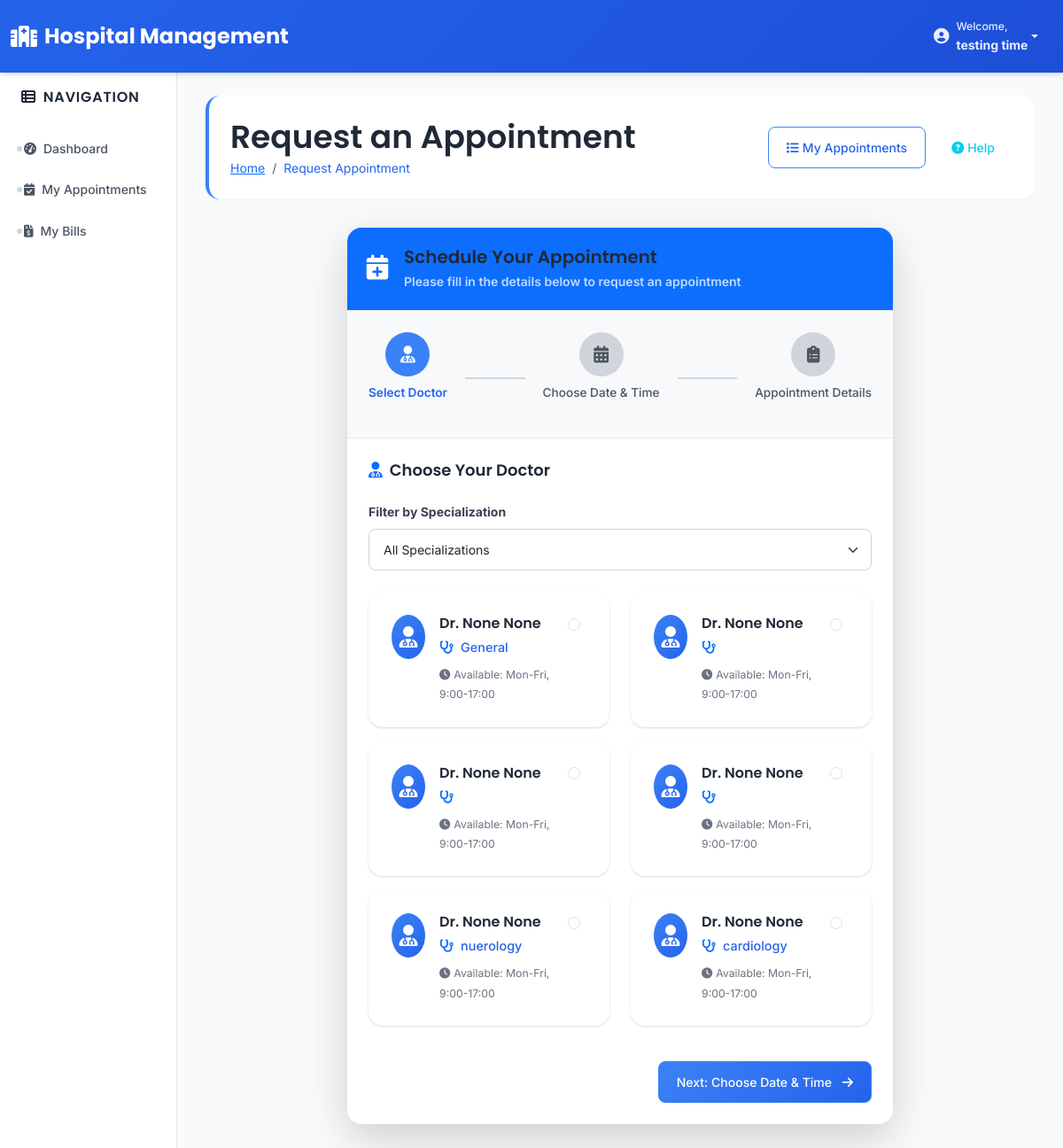
Page /appointments/request/ (signed in) on the committed database.
### accounts/models.py (models this page shows)
class CustomUser(AbstractUser):
    first_name = None
    last_name = None
    ROLE_CHOICES = (
        ('admin', 'Admin'),
        ('doctor', 'Doctor'),
        ('patient', 'Patient'),
        ('receptionist', 'Receptionist'),
    )
    role = models.CharField(max_length=20, choices=ROLE_CHOICES)
    GENDER_CHOICES = (
        ('Male', 'Male'),
        ('Female', 'Female'),
        ('Other', 'Other'),
    )
    gender = models.CharField(max_length=10, choices=GENDER_CHOICES, null=True, blank=True)
    REQUIRED_FIELDS = []  # Only username is required

### doctors/models.py (models this page shows, shortened)
class Doctor(models.Model):
    user = models.OneToOneField(
        CustomUser,
        on_delete=models.CASCADE,
        related_name='doctor_profile'
    )
    specialization = models.CharField(max_length=100)
    contact = models.CharField(max_length=15)

### appointments/views.py (the view)
# urls.py: path('request/', views.request_appointment, name='request_appointment'),
@login_required
def request_appointment(request):
    if request.user.role != 'patient':
        messages.error(request, "Access denied")
        return redirect('dashboard')
    patient = request.user.patient_profile
    if request.method == 'POST':
        form = AppointmentRequestForm(request.POST)
        if form.is_valid():
            appointment = form.save(commit=False)
            appointment.patient = patient
            appointment.request_status = 'Pending'
            appointment.save()
            messages.success(request, "Appointment request sent successfully!")
            return redirect('appointments:appointment_list')
    else:
        form = AppointmentRequestForm()
    doctors = CustomUser.objects.filter(role='doctor').select_related('doctor_profile')
    specializations = (
        doctors
        .exclude(doctor_profile__isnull=True)
        .values_list('doctor_profile__specialization', flat=True)
        .distinct()
    )
    return render(request, 'appointments/request_appointment.html', {
        'form': form,
        'doctors': doctors,
        'specializations': specializations,
    })

### templates/appointments/request_appointment.html (shortened to what this page needs)
{% extends 'base.html' %}
{% load static %}
{% block page_title %}Request an Appointment{% endblock %}
{% block current_page %}Request Appointment{% endblock %}
{% block page_actions %}
<div class="d-flex gap-2">
    <a href="{% url 'appointments:appointment_list' %}" class="btn btn-outline-primary">
        <i class="fas fa-list me-1"></i>My Appointments
    </a>
    <button class="btn btn-outline-info" data-bs-toggle="modal" data-bs-target="#helpModal">
        <i class="fas fa-question-circle me-1"></i>Help
    </button>
</div>
{% endblock %}
{% block content %}
<div class="row justify-content-center">
    <div class="col-xl-8 col-lg-10">
        <div class="card shadow-lg" data-animate>
            <div class="card-header bg-primary text-white">
                <div class="d-flex align-items-center">
                    <div class="me-3">
                        <i class="fas fa-calendar-plus fa-2x"></i>
                    </div>
                    <div>
                        <h4 class="mb-1">Schedule Your Appointment</h4>
                        <p class="mb-0 opacity-75">Please fill in the details below to request an appointment</p>
                    </div>
                </div>
            </div>
            <div class="card-body p-0">
                <div class="appointment-steps p-4 bg-light">
                    <div class="row">
                        <div class="col-12">
                            <div class="d-flex justify-content-between align-items-center mb-3">
                                <div class="step-item active" id="step1-indicator">
                                    <div class="step-circle">
                                        <i class="fas fa-user-md"></i>
                                    </div>
                                    <div class="step-label">Select Doctor</div>
                                </div>
                                <div class="step-connector" id="connector1"></div>
                                <div class="step-item" id="step2-indicator">
                                    <div class="step-circle">
                                        <i class="fas fa-calendar-alt"></i>
                                    </div>
                                    <div class="step-label">Choose Date & Time</div>
                                </div>
                                <div class="step-connector" id="connector2"></div>
                                <div class="step-item" id="step3-indicator">
                                    <div class="step-circle">
                                        <i class="fas fa-clipboard-list"></i>
                                    </div>
                                    <div class="step-label">Appointment Details</div>
                                </div>
                            </div>
                        </div>
                    </div>
                </div>
                <div class="p-4">
                    <form method="POST" id="appointmentForm" class="needs-validation" novalidate>
                        <div class="form-step active" id="step1">
                            <h5 class="mb-4">
                                <i class="fas fa-user-md me-2 text-primary"></i>Choose Your Doctor
                            </h5>
                            <div class="mb-4">
                                <label class="form-label fw-bold">Filter by Specialization</label>
                                <select class="form-select" id="specializationFilter">
                                    <option value="">All Specializations</option>
                                </select>
                            </div>
                            <div class="row" id="doctorCards">
                                {% for doctor in doctors %}
                                <div class="col-md-6 mb-3 doctor-card"
                                     data-specialization="{{ doctor.doctor_profile.specialization|lower }}">
                                    <div class="card doctor-selection h-100">
                                        <div class="card-body">
                                            <div class="d-flex align-items-start">
                                                <div class="doctor-avatar me-3">
                                                    <i class="fas fa-user-md"></i>
                                                </div>
                                                <div class="flex-grow-1">
                                                    <h6 class="doctor-name mb-1">Dr. {{ doctor.get_full_name }}</h6>
                                                    <p class="doctor-specialization mb-2">
                                                        <i class="fas fa-stethoscope me-1 text-primary"></i>
                                                        {{ doctor.doctor_profile.specialization }}
                                                    </p>
                                                    <div class="doctor-info">
                                                        <small class="text-muted">
                                                            <i class="fas fa-clock me-1"></i>Available: Mon-Fri,
                                                            9:00-17:00
                                                        </small>
                                                    </div>
                                                </div>
                                                <div class="form-check">
                                                    <input class="form-check-input" type="radio" name="doctor"
                                                           id="doctor{{ doctor.id }}" value="{{ doctor.id }}" required>
                                                </div>
                                            </div>
                                        </div>
                                    </div>
                                </div>
                                {% endfor %}
                            </div>
                            <div class="d-flex justify-content-end mt-4">
                                <button type="button" class="btn btn-primary" onclick="nextStep(1)" id="step1Next">
                                    Next: Choose Date & Time <i class="fas fa-arrow-right ms-2"></i>
                                </button>
                            </div>
                        </div>
                    </form>
                </div>
            </div>
        </div>
    </div>
</div>
{% endblock %}

### templates/base.html (shortened to what this page needs)
{% load static %}
<!DOCTYPE html>
<html lang="en">
<head>
    <link href="https://cdn.jsdelivr.net/npm/bootstrap@5.3.0/dist/css/bootstrap.min.css" rel="stylesheet">
    <link href="https://cdnjs.cloudflare.com/ajax/libs/font-awesome/6.4.0/css/all.min.css" rel="stylesheet">
    <link rel="stylesheet" href="{% static 'css/style.css' %}">
</head>
<body>
    <nav class="navbar navbar-expand-lg navbar-dark fixed-top">
        <div class="container-fluid">
            <a class="navbar-brand d-flex align-items-center" href="{% url 'dashboard' %}">
                <i class="fas fa-hospital me-2"></i>
                <span class="d-none d-sm-inline">Hospital Management</span>
            </a>
            <div class="navbar-nav ms-auto d-flex flex-row">
                {% if user.is_authenticated %}
                    <div class="nav-item dropdown">
                        <a class="nav-link dropdown-toggle d-flex align-items-center" href="#" id="userDropdown" role="button" data-bs-toggle="dropdown" aria-expanded="false">
                            <div class="d-flex align-items-center">
                                <div class="user-avatar me-2">
                                </div>
                                <div class="d-none d-md-block">
                                    <div class="small text-light-50">Welcome,</div>
                                    <div class="fw-bold">{{ user.username|default:user.get_full_name }}</div>
                                </div>
                            </div>
                        </a>
                    </div>
                {% endif %}
            </div>
        </div>
    </nav>
    <div class="container-fluid" style="margin-top: 76px;">
        <div class="row">
            <nav class="col-md-2 d-md-block sidebar collapse">
                <div class="position-sticky">
                    <h5><i class="fas fa-th-list me-2"></i>Navigation</h5>
                    <ul class="nav flex-column">
                        {% if user.is_authenticated %}
                            <li class="nav-item">
                                <a class="nav-link" href="{% url 'dashboard' %}">
                                    <i class="fas fa-tachometer-alt me-2"></i>Dashboard
                                </a>
                            </li>
                            {% if user.role == 'admin' %}
                                <li class="nav-item">
                                    <a class="nav-link" href="{% url 'doctors:doctor_list' %}">
                                        <i class="fas fa-user-md me-2"></i>Doctors
                                    </a>
                                </li>
                                <li class="nav-item">
                                    <a class="nav-link" href="{% url 'patients:patient_list' %}">
                                        <i class="fas fa-users me-2"></i>Patients
                                    </a>
                                </li>
                                <li class="nav-item">
                                    <a class="nav-link" href="{% url 'appointments:appointment_list' %}">
                                        <i class="fas fa-calendar-check me-2"></i>Appointments
                                    </a>
                                </li>
                                <li class="nav-item">
                                    <a class="nav-link" href="{% url 'billing:bill_list' %}">
                                        <i class="fas fa-file-invoice-dollar me-2"></i>Billing
                                    </a>
                                </li>
                                <li class="nav-item">
                                    <a class="nav-link" href="{% url 'receptionists:receptionist_list' %}">
                                        <i class="fas fa-user-tie me-2"></i>Receptionists
                                    </a>
                                </li>
                                <li class="nav-item">
                                    <a class="nav-link" href="{% url 'reports:reports_dashboard' %}">
                                        <i class="fas fa-chart-bar me-2"></i>Reports
                                    </a>
                                </li>
                                <li class="nav-item">
                                    <a class="nav-link" href="{% url 'appointments:manage_requests' %}">
                                        <i class="fas fa-clipboard-list me-2"></i>Requests
                                    </a>
                                </li>
                            {% elif user.role == 'doctor' %}
                                <li class="nav-item">
                                    <a class="nav-link" href="{% url 'appointments:appointment_list' %}">
                                        <i class="fas fa-calendar-check me-2"></i>My Appointments
                                    </a>
                                </li>
                            {% elif user.role == 'patient' %}
                                <li class="nav-item">
                                    <a class="nav-link" href="{% url 'appointments:appointment_list' %}">
                                        <i class="fas fa-calendar-check me-2"></i>My Appointments
                                    </a>
                                </li>
                                <li class="nav-item">
                                    <a class="nav-link" href="{% url 'billing:bill_list' %}">
                                        <i class="fas fa-file-invoice-dollar me-2"></i>My Bills
                                    </a>
                                </li>
                            {% endif %}
                        {% endif %}
                    </ul>
                </div>
            </nav>
            <main class="col-md-10 ms-sm-auto main-content">
                {% block page_header %}
                    <div class="page-header fade-in">
                        <div class="d-flex justify-content-between align-items-center">
                            <div>
                                <h1 class="mb-0">{% block page_title %}Dashboard{% endblock %}</h1>
                                {% block breadcrumbs %}
                                    <nav aria-label="breadcrumb">
                                        <ol class="breadcrumb mb-0">
                                            <li class="breadcrumb-item"><a href="{% url 'dashboard' %}">Home</a></li>
                                            <li class="breadcrumb-item active" aria-current="page">{% block current_page %}Dashboard{% endblock %}</li>
                                        </ol>
                                    </nav>
                                {% endblock %}
                            </div>
                            {% block page_actions %}{% endblock %}
                        </div>
                    </div>
                {% endblock %}
                <div class="content-wrapper fade-in" data-animate>
                    {% block content %}
                    {% endblock %}
                </div>
            </main>
        </div>
    </div>
</body>
</html>

### rows in the picture
CustomUser: username "testing time"
CustomUser: get_full_name "None None", doctor_profile.specialization "General"
CustomUser: get_full_name "None None"
CustomUser: get_full_name "None None"
CustomUser: get_full_name "None None"
CustomUser: get_full_name "None None", doctor_profile.specialization "nuerology"
CustomUser: get_full_name "None None", doctor_profile.specialization "cardiology"
